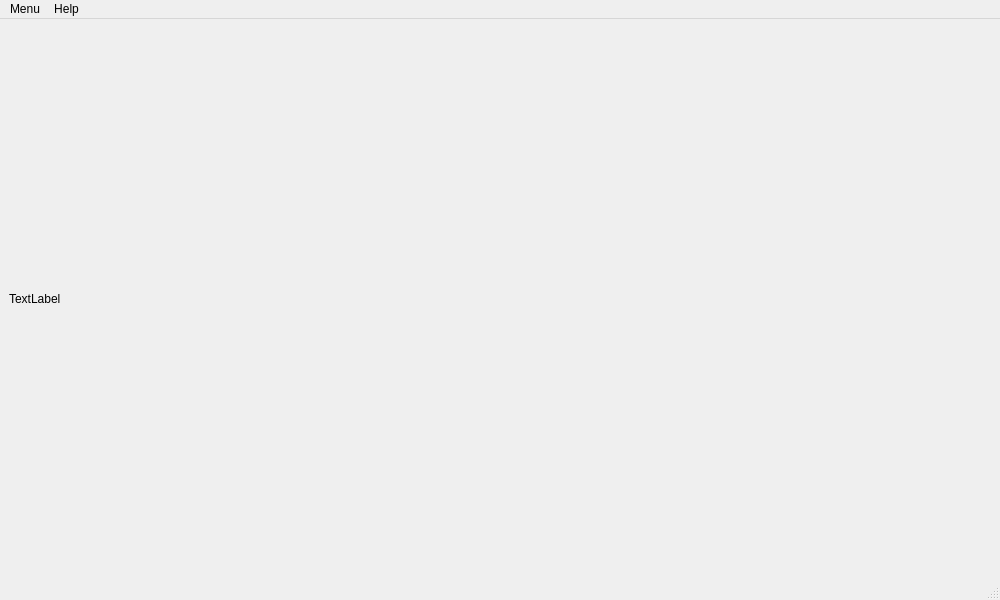
<?xml version="1.0" encoding="UTF-8"?>
<ui version="4.0">
 <class>MainWindow</class>
 <widget class="QMainWindow" name="MainWindow">
  <property name="geometry">
   <rect>
    <x>0</x>
    <y>0</y>
    <width>1000</width>
    <height>600</height>
   </rect>
  </property>
  <property name="windowTitle">
   <string>MainWindow</string>
  </property>
  <widget class="QWidget" name="centralwidget">
   <layout class="QVBoxLayout" name="verticalLayout">
    <item>
     <widget class="QLabel" name="label">
      <property name="text">
       <string>TextLabel</string>
      </property>
     </widget>
    </item>
   </layout>
  </widget>
  <widget class="QStatusBar" name="statusbar"/>
  <widget class="QMenuBar" name="menubar">
   <property name="geometry">
    <rect>
     <x>0</x>
     <y>0</y>
     <width>1000</width>
     <height>26</height>
    </rect>
   </property>
   <widget class="QMenu" name="menuGenerate_sample">
    <property name="title">
     <string>Menu</string>
    </property>
    <addaction name="actionGenerate_sample"/>
    <addaction name="actionP_values"/>
    <addaction name="actionPower"/>
    <addaction name="actionTime"/>
   </widget>
   <widget class="QMenu" name="menuHelp">
    <property name="title">
     <string>Help</string>
    </property>
    <addaction name="actionAbout"/>
   </widget>
   <addaction name="menuGenerate_sample"/>
   <addaction name="menuHelp"/>
  </widget>
  <action name="actionGenerate_sample">
   <property name="text">
    <string>Generate sample</string>
   </property>
  </action>
  <action name="actionP_values">
   <property name="text">
    <string>P-values</string>
   </property>
  </action>
  <action name="actionPower">
   <property name="text">
    <string>Power</string>
   </property>
  </action>
  <action name="actionTime">
   <property name="text">
    <string>Time</string>
   </property>
  </action>
  <action name="actionAbout">
   <property name="text">
    <string>About</string>
   </property>
  </action>
 </widget>
 <resources/>
 <connections/>
</ui>
